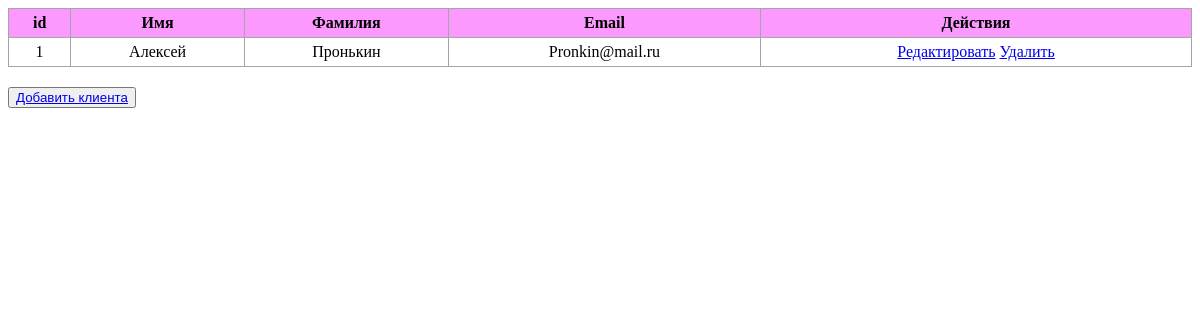
The page /clients (signed in) on the database its author committed.
### CRM/models.py (models this page shows, shortened)
class Client(models.Model):
    name = models.CharField(max_length=255, default='clientname')
    last_name = models.CharField(max_length=255, default='clientlastname')
    email = models.EmailField(null=True)

### CRM/views.py (the view)
# urls.py: path('clients', ClientList.as_view()),
@method_decorator(staff_member_required, name='dispatch')
class ClientList(ListView):
    model = Client
    queryset = Client.objects.all()
    template_name = 'client_list.html'
    context_object_name = 'clients'

### templates/client_list.html (shortened to what this page needs)
{% extends 'default.html' %}
{% block content %}
    <table>
        <tr>
            <th>id</th>
            <th>Имя</th>
            <th>Фамилия</th>
            <th>Email</th>
            <th>Действия</th>
        </tr>
        {% for client in clients %}
            <tr>
                <td>{{ client.id }}</td>
                <td>{{ client.name }}</td>
                <td>{{ client.last_name }}</td>
                <td>{{ client.email }}</td>
                <td><a href="/clients/{{ client.id }}">Редактировать</a> <a href="/clients/delete/{{ client.id }}">Удалить</a></td>
            </tr>
        {% endfor %}
    </table>
    <button><a href="clients/add">Добавить клиента</a></button>
{% endblock content %}

### static/style/style.css (style rules this page uses)
table { text-align: center; width: 100%; margin-bottom: 20px; border: 1px solid #a5a5a5; border-collapse: collapse; }
th { font-weight: bold; padding: 5px; background: #fb99ff; border: 1px solid #a5a5a5; }
td { border: 1px solid #a5a5a5; padding: 5px; }
tr:nth-child(2n+1) { background: #efefef; }

### rows shown on the page
Client: id "1", name "Алексей", last_name "Пронькин", email "Pronkin@mail.ru"
